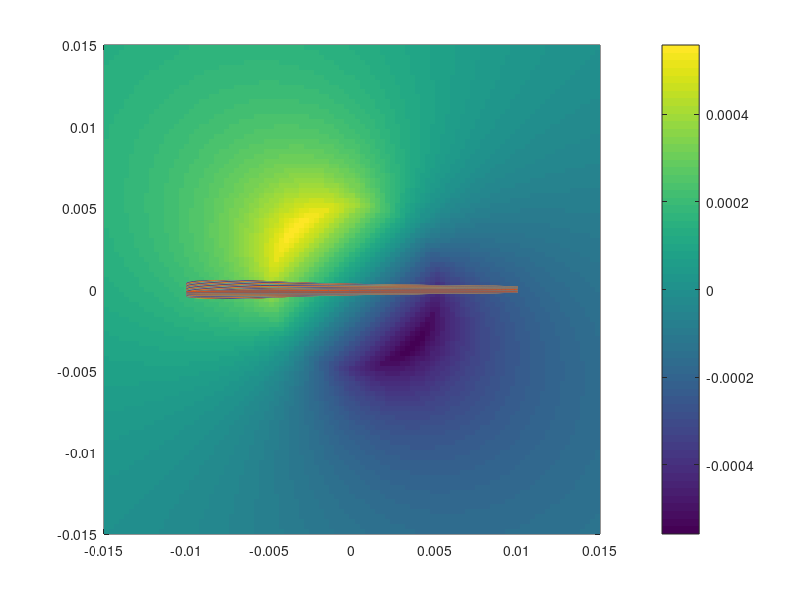

Write MATLAB code to recreate this figure.
%% Line Integration 
% Compute and plot the parametric path 
lx=100;
ly=100;
%constants
I=10;
a=0.005;
m0=(4*pi)*10.^(-7);
r0=2*a;

x = linspace(-3*a,3*a,lx);
y = linspace(-3*a,3*a,ly);
[X,Y]=meshgrid(x,y);

r_phi = zeros(100,100);
r_phix = zeros(1,100);
r_phiy = zeros(1,100);

%Magnetic Field component from Problem #1 
for i=1:100
    for j=1:100
        if (sqrt(x(i).^2 +y(j).^2) < a)
            r_phi(i,j) = ((m0.*I)/(2.*pi.*a.^2).*sqrt(x(i).^2+y(j).^2)).*(-y(j)/sqrt(x(i).^2+y(j).^2)+(x(i)./sqrt(x(i).^2+y(j).^2)));
        else
            r_phi(i,j) = ((m0.*I)/(2.*pi.*sqrt(x(i).^2+y(j).^2))).*(-y(j)/sqrt(x(i).^2+y(j).^2)+(x(i)./sqrt(x(i).^2+y(j).^2)));
        end %if 
    end %for
end %for

figure;
pcolor(x,y,r_phi);
shading flat;
colorbar;
hold on;

phi_grid = linspace(0,2*pi,100);
for i=1:100
    for j=1:100
    r_phix(i) = r0.*cos(phi_grid(i));
    r_phiy(j) = r0.*sin(phi_grid(j));
    end %for
end %for

plot(r_phix,r_phi);
hold off;
